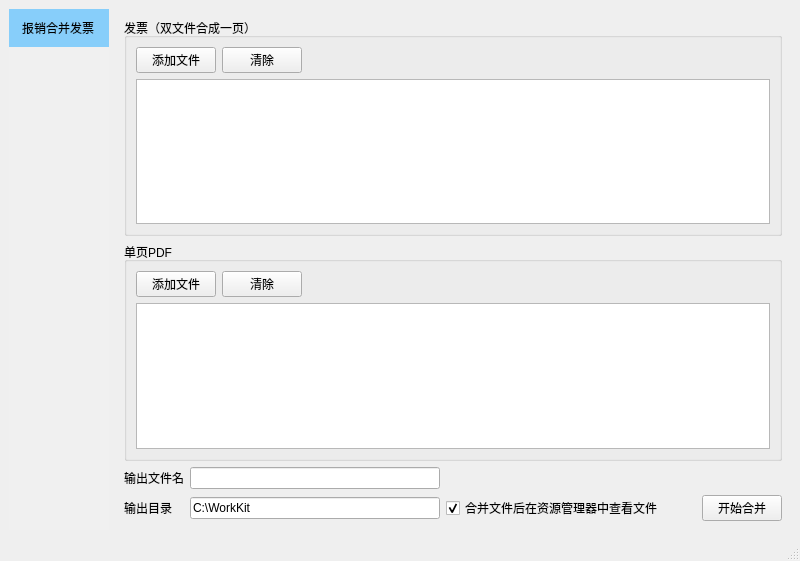
<?xml version="1.0" encoding="UTF-8"?>
<ui version="4.0">
 <class>MainWindow</class>
 <widget class="QMainWindow" name="MainWindow">
  <property name="geometry">
   <rect>
    <x>0</x>
    <y>0</y>
    <width>800</width>
    <height>561</height>
   </rect>
  </property>
  <property name="windowTitle">
   <string>MainWindow</string>
  </property>
  <widget class="QWidget" name="centralwidget">
   <layout class="QHBoxLayout" name="horizontalLayout">
    <item>
     <widget class="QListWidget" name="menulistWidget">
      <property name="maximumSize">
       <size>
        <width>100</width>
        <height>16777215</height>
       </size>
      </property>
      <property name="styleSheet">
       <string notr="true">QListWidget {
       border: none;
       background-color: #f0f0f0;
}
QListWidget::item {
       padding: 10px;
}
QListWidget::item:selected {
       background-color: #87CEFA;
       color: black;
}</string>
      </property>
      <property name="currentRow">
       <number>0</number>
      </property>
      <item>
       <property name="text">
        <string>报销合并发票</string>
       </property>
      </item>
     </widget>
    </item>
    <item>
     <widget class="QStackedWidget" name="stackedWidget">
      <property name="enabled">
       <bool>true</bool>
      </property>
      <property name="currentIndex">
       <number>0</number>
      </property>
      <widget class="QWidget" name="page">
       <layout class="QVBoxLayout" name="verticalLayout">
        <item>
         <widget class="QGroupBox" name="groupBox">
          <property name="title">
           <string>发票（双文件合成一页）</string>
          </property>
          <layout class="QVBoxLayout" name="verticalLayout_3">
           <item>
            <layout class="QHBoxLayout" name="horizontalLayout_2">
             <item>
              <widget class="QPushButton" name="addInvoicePdfpushButton">
               <property name="text">
                <string>添加文件</string>
               </property>
              </widget>
             </item>
             <item>
              <widget class="QPushButton" name="clearInvoicePdfpushButton">
               <property name="text">
                <string>清除</string>
               </property>
              </widget>
             </item>
             <item>
              <spacer name="horizontalSpacer_3">
               <property name="orientation">
                <enum>Qt::Orientation::Horizontal</enum>
               </property>
               <property name="sizeHint" stdset="0">
                <size>
                 <width>40</width>
                 <height>20</height>
                </size>
               </property>
              </spacer>
             </item>
            </layout>
           </item>
           <item>
            <widget class="QTableView" name="invoicePdfTableView">
             <property name="acceptDrops">
              <bool>true</bool>
             </property>
             <property name="dragEnabled">
              <bool>true</bool>
             </property>
             <property name="dragDropMode">
              <enum>QAbstractItemView::DragDropMode::DropOnly</enum>
             </property>
             <property name="selectionMode">
              <enum>QAbstractItemView::SelectionMode::MultiSelection</enum>
             </property>
            </widget>
           </item>
          </layout>
         </widget>
        </item>
        <item>
         <widget class="QGroupBox" name="groupBox_2">
          <property name="title">
           <string>单页PDF</string>
          </property>
          <layout class="QVBoxLayout" name="verticalLayout_4">
           <item>
            <layout class="QHBoxLayout" name="horizontalLayout_3">
             <item>
              <widget class="QPushButton" name="addSinglePagePdfpushButton">
               <property name="text">
                <string>添加文件</string>
               </property>
              </widget>
             </item>
             <item>
              <widget class="QPushButton" name="clearSinglePagePdfpushButton">
               <property name="text">
                <string>清除</string>
               </property>
              </widget>
             </item>
             <item>
              <spacer name="horizontalSpacer_4">
               <property name="orientation">
                <enum>Qt::Orientation::Horizontal</enum>
               </property>
               <property name="sizeHint" stdset="0">
                <size>
                 <width>40</width>
                 <height>20</height>
                </size>
               </property>
              </spacer>
             </item>
            </layout>
           </item>
           <item>
            <widget class="QTableView" name="singlePagePdfTableView">
             <property name="acceptDrops">
              <bool>true</bool>
             </property>
             <property name="dragEnabled">
              <bool>true</bool>
             </property>
             <property name="dragDropMode">
              <enum>QAbstractItemView::DragDropMode::DropOnly</enum>
             </property>
             <property name="selectionMode">
              <enum>QAbstractItemView::SelectionMode::MultiSelection</enum>
             </property>
            </widget>
           </item>
          </layout>
         </widget>
        </item>
        <item>
         <layout class="QGridLayout" name="gridLayout">
          <item row="3" column="4">
           <widget class="QPushButton" name="startpushButton">
            <property name="text">
             <string>开始合并</string>
            </property>
           </widget>
          </item>
          <item row="0" column="3">
           <spacer name="horizontalSpacer_2">
            <property name="orientation">
             <enum>Qt::Orientation::Horizontal</enum>
            </property>
            <property name="sizeHint" stdset="0">
             <size>
              <width>40</width>
              <height>20</height>
             </size>
            </property>
           </spacer>
          </item>
          <item row="0" column="1">
           <widget class="QLineEdit" name="outputFileNamelineEdit"/>
          </item>
          <item row="3" column="0">
           <widget class="QLabel" name="label_2">
            <property name="text">
             <string>输出目录</string>
            </property>
           </widget>
          </item>
          <item row="0" column="0">
           <widget class="QLabel" name="label">
            <property name="text">
             <string>输出文件名</string>
            </property>
           </widget>
          </item>
          <item row="3" column="1">
           <widget class="QLineEdit" name="outputFilePathlineEdit">
            <property name="text">
             <string>C:\WorkKit</string>
            </property>
           </widget>
          </item>
          <item row="3" column="3">
           <widget class="QCheckBox" name="openExplorercheckBox">
            <property name="text">
             <string>合并文件后在资源管理器中查看文件</string>
            </property>
            <property name="checked">
             <bool>true</bool>
            </property>
           </widget>
          </item>
         </layout>
        </item>
       </layout>
      </widget>
     </widget>
    </item>
   </layout>
  </widget>
  <widget class="QMenuBar" name="menubar">
   <property name="geometry">
    <rect>
     <x>0</x>
     <y>0</y>
     <width>800</width>
     <height>22</height>
    </rect>
   </property>
  </widget>
  <widget class="QStatusBar" name="statusbar"/>
 </widget>
 <resources/>
 <connections>
  <connection>
   <sender>menulistWidget</sender>
   <signal>currentRowChanged(int)</signal>
   <receiver>stackedWidget</receiver>
   <slot>setCurrentIndex(int)</slot>
   <hints>
    <hint type="sourcelabel">
     <x>91</x>
     <y>171</y>
    </hint>
    <hint type="destinationlabel">
     <x>788</x>
     <y>99</y>
    </hint>
   </hints>
  </connection>
 </connections>
</ui>
